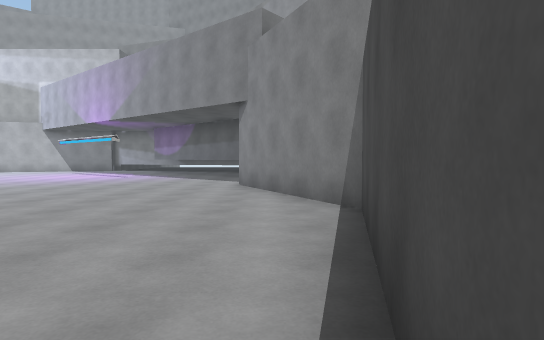
view 1 (above)

20 first-person views from a walk through a Unity game level. The camera is 1.3 m above the floor, tilts 2° down and sees 75° across. The floor is counted in squares, 2 m on a side. Each view is taken from the middle of a square. On the plan, view 1 faces up. The plan holds only what a view shows up to about 10 squares ahead; the rest is blank. The place goes on beyond the plan. Surface patterns are stand-ins for the level's own textures.

view 2
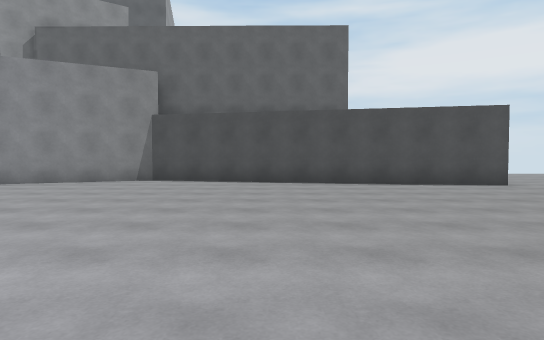

view 3
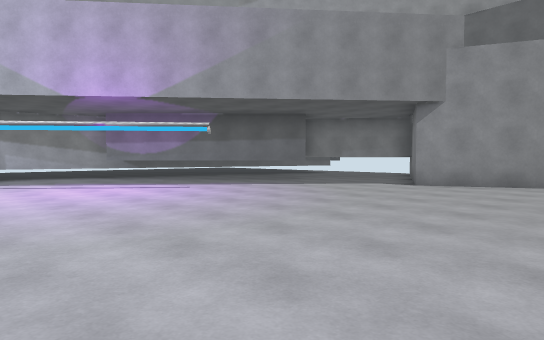

view 4
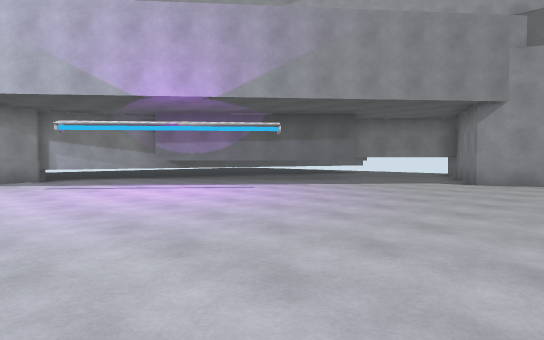

view 5
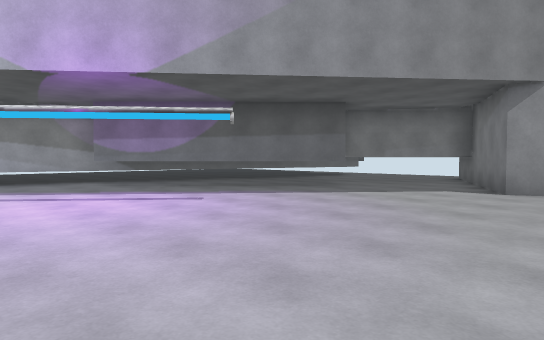

view 6
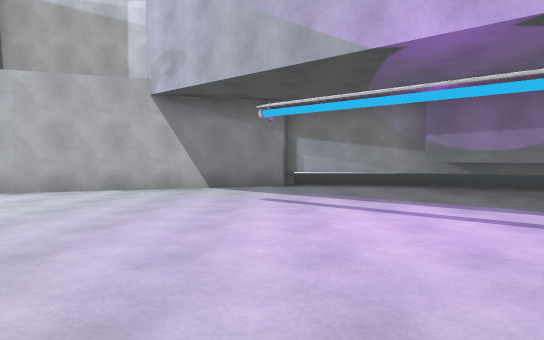

view 7
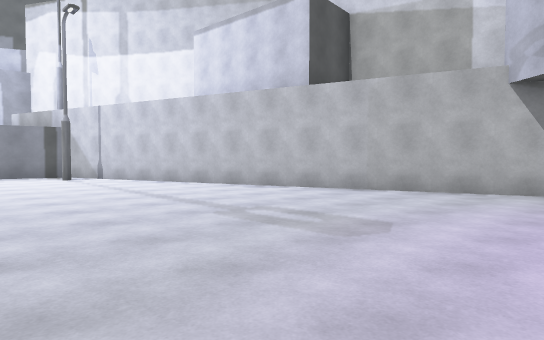

view 8
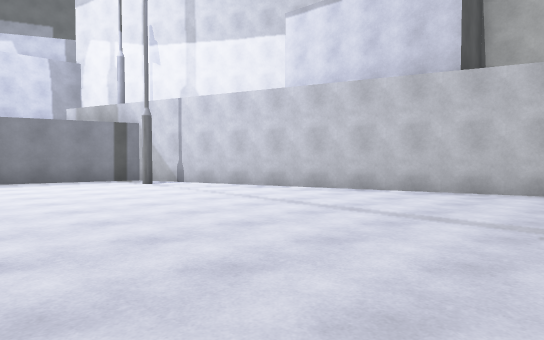

view 9
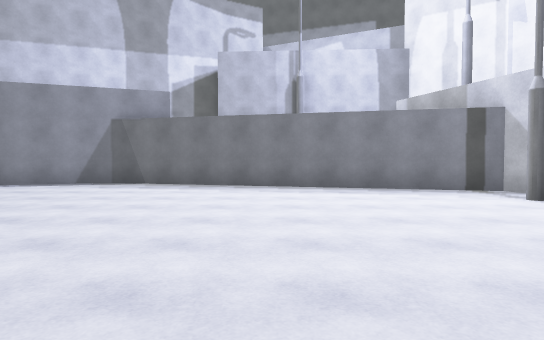

view 10
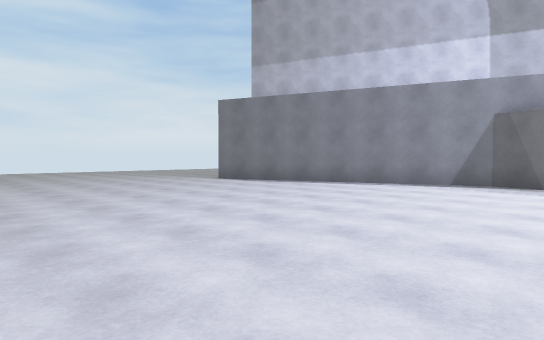

view 11
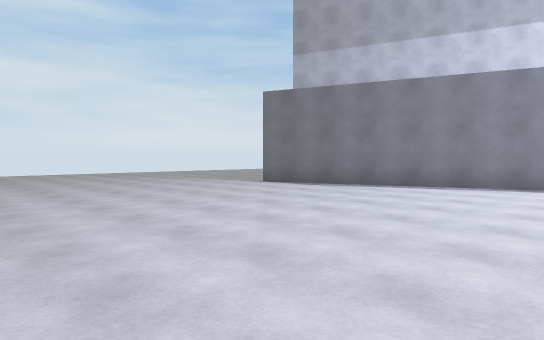

view 12
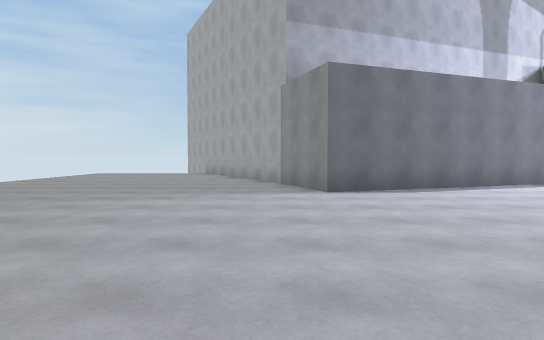

view 13
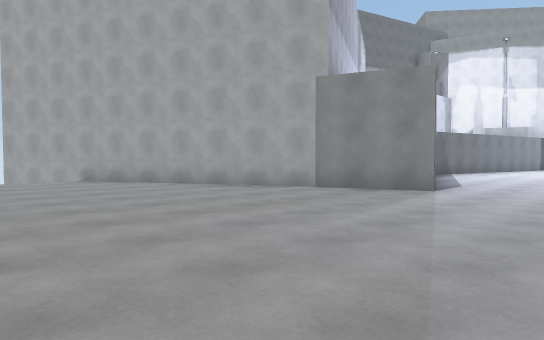

view 14
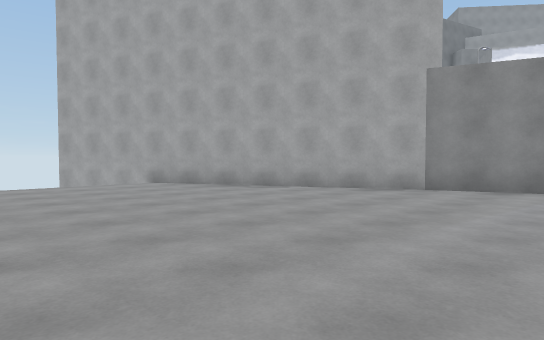

view 15
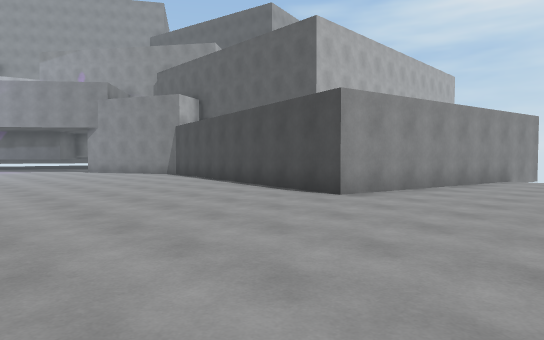

view 16
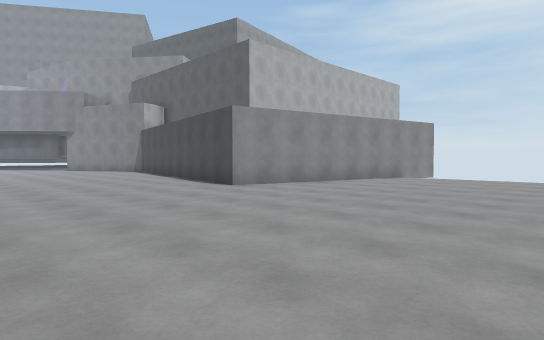

view 17
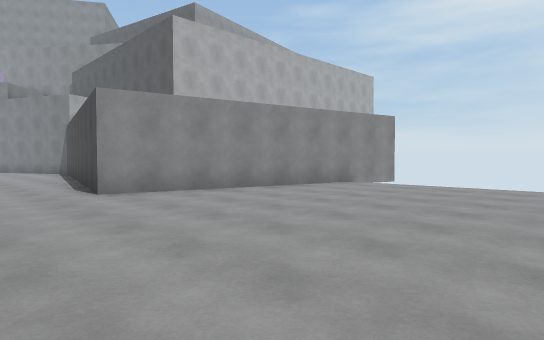

view 18
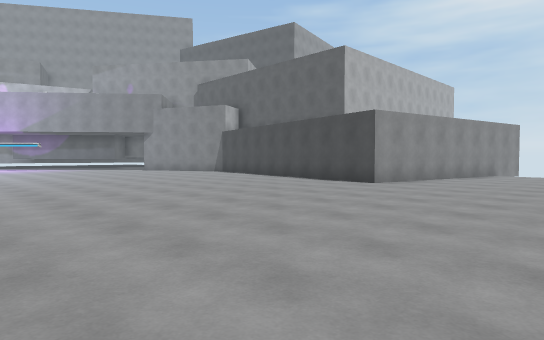

view 19
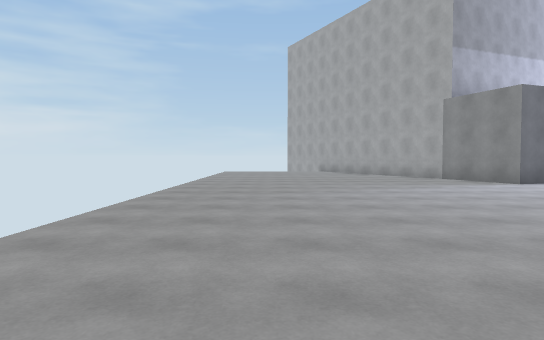

view 20
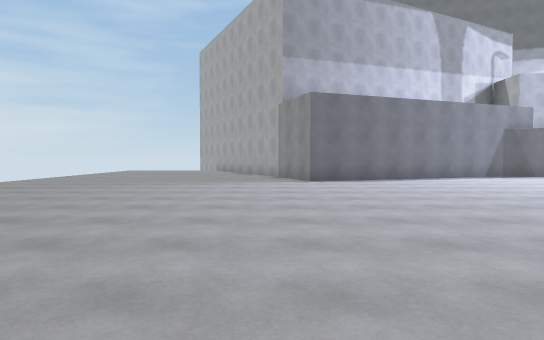

### Floor plan
Points are (right, up) in squares from view 1. A wall is a line through its corners. A room is listed if a view was taken in it or the views show most of it. See-through windows are left out.
Room 1 (views 1, 2, 3, 4, 5, 6, 7, 8, 9, 10, 11, 12, 13, 14, 15, 16, 17, 18, 19, 20)
walls: (-23.8, -3.7) (-30.6, -7.2); (-1, 11.5) (-5.2, 15.6); (2, 9.7) (0.1, 12.4); (-7.6, 17.1) (-21.9, 12.5) (-24.1, 3.9) (-21.6, -3) (-23.9, -3.8); (-2.6, 15.8) (-7.8, 17.3); (6.1, -6) (-0.8, -4.5) (1.1, 4.4) (-0.8, 8.5) (2.8, 10.2)

Positions as (right, up) in squares from view 1, and headings:
1: (0, 0), facing up
2: (-9, 1), facing right
3: (-9, 5), facing up-right
4: (-10, 6), facing up-right
5: (-8, 7), facing up-right
6: (-8, 9), facing up
7: (-9, 9), facing up-left
8: (-12, 8), facing up-left
9: (-15, 8), facing left
10: (-15, 6), facing down-left
11: (-15, 4), facing down-left
12: (-15, -4), facing left
13: (-19, -10), facing up-left
14: (-21, -11), facing up-left
15: (-6, -8), facing up-right
16: (-6, -11), facing up-right
17: (-3, -11), facing up-right
18: (-9, -9), facing up-right
19: (-13, -9), facing left
20: (-12, -4), facing left
